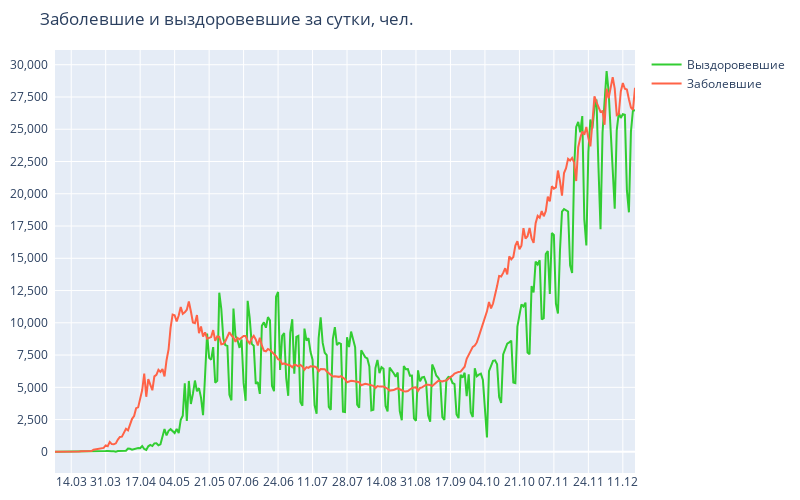

Notebook source saved alongside this figure:
### Code cell
fig = go.Figure()
fig.update_layout(title_text="Заболевшие и выздоровевшие за сутки, чел.")
plot_figure(fig, country_df["Date"], country_df["Day-Recovered"], "Выздоровевшие", "limegreen")
plot_figure(fig, country_df["Date"], country_df["Day-Confirmed"], "Заболевшие", "tomato")
fig.write_image("plots/2day_confirmed_vs_day_recovered_russia.png")
fig.show()

### Figure 1 — Plotly figure (JSON) as saved in the notebook; plotly's stock layout.template omitted (floating-point values rounded to 4 significant figures; data arrays with more than 128 entries replaced by an {"elided": "..."} marker saying what was removed)
{"data": [{"fill": "none", "line": {"color": "limegreen"}, "name": "Выздоровевшие", "type": "scatter", "x": {"elided": "282 str values"}, "y": {"elided": "282 int values"}}, {"fill": "none", "line": {"color": "tomato"}, "name": "Заболевшие", "type": "scatter", "x": {"elided": "282 str values"}, "y": {"elided": "282 int values"}}], "layout": {"autosize": false, "height": 500, "margin": {"b": 10, "l": 10, "r": 10, "t": 50}, "title": {"text": "Заболевшие и выздоровевшие за сутки, чел."}, "width": 800, "xaxis": {"dtick": 1468800000, "tickformat": "%d.%m"}, "yaxis": {"dtick": 2500, "tickformat": ",", "ticksuffix": "  "}}}
